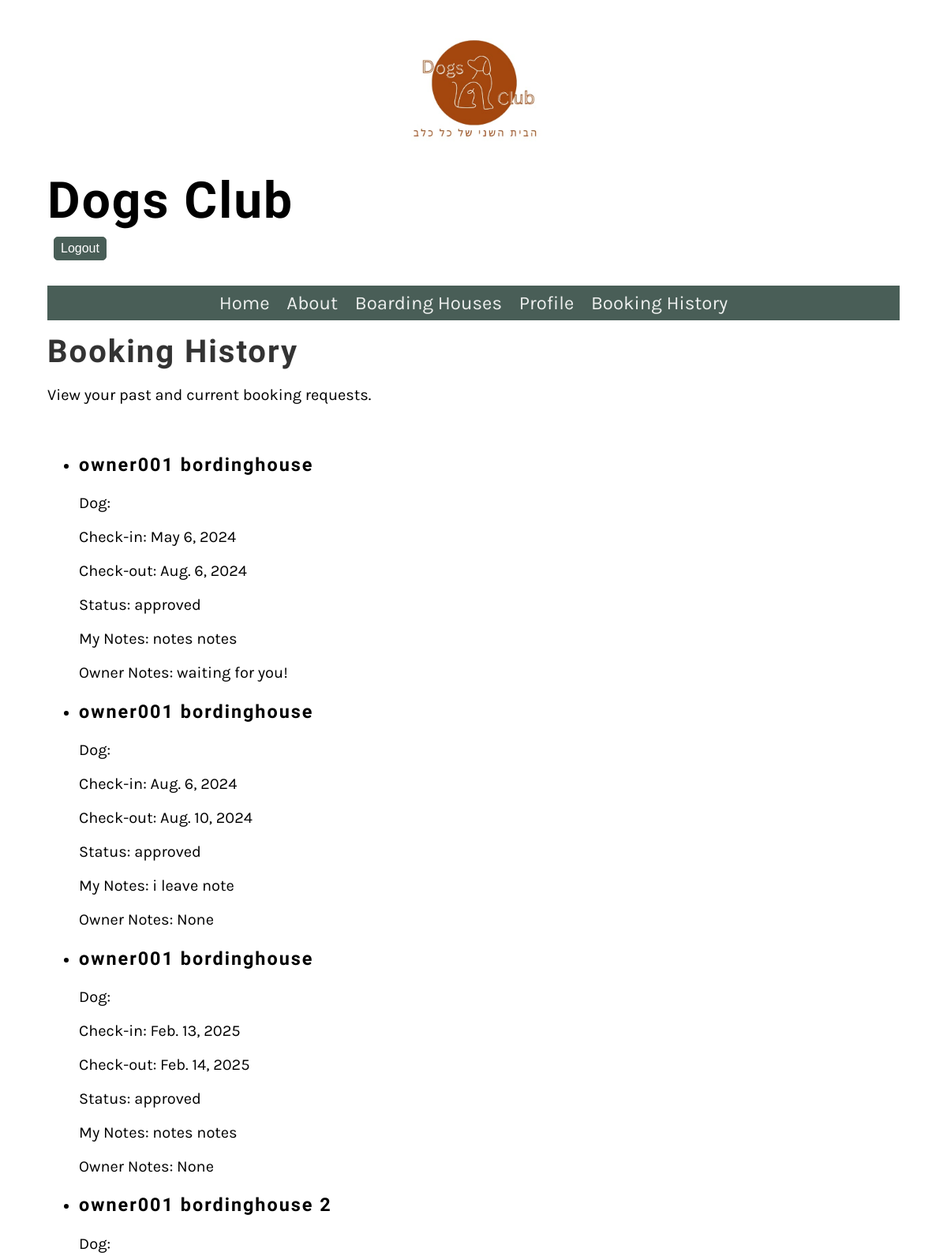
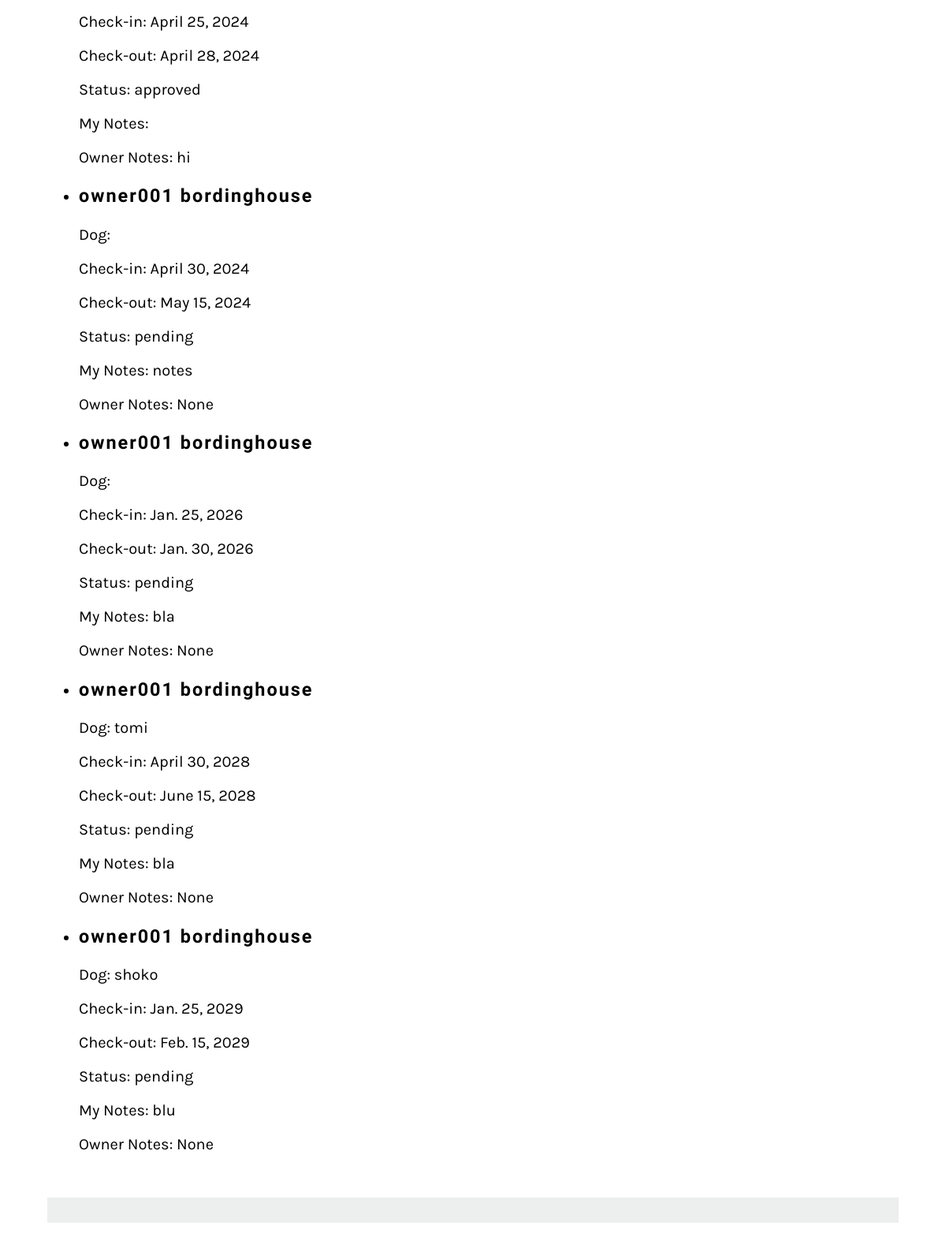
/Website/booking/history/ (signed in), run on the app's committed database (2 pictures, top to bottom).
### Website/models.py (models this page shows, shortened)
class Booking(models.Model):
    STATUS_CHOICES = [
        ('pending', 'Pending'),
        ('approved', 'Approved'),
        ('declined', 'Declined'),
    ]
    user = models.ForeignKey(User, on_delete=models.CASCADE)
    boarding_house = models.ForeignKey(BoardingHouse,  on_delete=models.SET_NULL, null=True)
    check_in_date = models.DateField()
    check_out_date = models.DateField()
    status = models.CharField(max_length=10, choices=STATUS_CHOICES, default='pending')
    owner_notes = models.TextField(blank=True, null=True)
    client_notes = models.TextField(blank=True, null=True)
    dog = models.ForeignKey(Dog, on_delete=models.SET_NULL, null=True)

class BoardingHouse(models.Model):
    user = models.ForeignKey(User, on_delete=models.CASCADE)
    name = models.CharField(max_length=255)
    description = models.TextField()
    location = models.CharField(max_length=255)
    contact_details = models.CharField(max_length=255)
    available_spaces = models.PositiveIntegerField()

class Dog(models.Model):
    chip_id = models.CharField(primary_key=True, max_length=50, unique=True, verbose_name="CHIPID")
    name = models.CharField(max_length=20, verbose_name="Dog's name")
    owner = models.ForeignKey(User, on_delete=models.CASCADE, verbose_name="Owner")
    medicines = models.CharField(max_length=80, verbose_name="Dog's medicines")
    VACCINATION_CHOICES = [
        ('yes', 'Yes'),
        ('no', 'No')
    ]
    vaccination = models.CharField(max_length=3, choices=VACCINATION_CHOICES, verbose_name="Vaccination", help_text="User type selection (yes/no)")
    age = models.IntegerField(verbose_name="Dog's age")
    GENDER_CHOICES = [
        ('male', 'Male'),
        ('female', 'Female')
    ]
    gender = models.CharField(max_length=8, choices=GENDER_CHOICES, verbose_name="Gender", help_text="User type selection (male/female)")
    race = models.CharField(max_length=20, verbose_name="Dog's race")
    weight = models.FloatField(verbose_name="Dog's weight")
    social_level = models.CharField(max_length=100, verbose_name="Dog's social level")
    walking_requirements = models.CharField(max_length=100, verbose_name="Dog's walking requirements")

### Website/views.py (the view)
# urls.py: path('booking/history/', BookingHistoryView.as_view(), name='booking_history'),
class BookingHistoryView(PermissionRequiredMixin, View):
    permission_required = ('Website.view_booking')
    def get(self, request, *args, **kwargs):
        bookings = Booking.objects.filter(user=request.user)
        reviwed_boardinghouses= [boardinghouse for boardinghouse in BoardingHouse.objects.all() if Review.objects.filter(user=request.user, boarding_house=boardinghouse).exists()]
        return render(request, 'booking_history.html', {'bookings': bookings, 'reviewed_boardinghouses': reviwed_boardinghouses})

### Website/templatetags/custom_filters.py (called while the page is built)
@register.filter
def has_group(user, group_name):
    return user.groups.filter(name=group_name).exists()

### Website/templates/booking_history.html (shortened to what this page needs)
{% extends 'base.html' %}
{% block content %}
        <h2>Booking History</h2>
        <p>View your past and current booking requests.</p>
    <section>
        {% if bookings %}
            <ul>
                {% for booking in bookings %}
                    <li>
                        <h3>{{ booking.boarding_house.name }}</h3>
                        <p>Dog: {{ booking.dog.name }}</p>
                        <p>Check-in: {{ booking.check_in_date }}</p>
                        <p>Check-out: {{ booking.check_out_date }}</p>
                        <p>Status: {{ booking.status }}</p>
                        <p> My Notes: {{ booking.client_notes }}</p>
                        <p>Owner Notes: {{ booking.owner_notes }}</p>
                    </li>
                {% endfor %}
            </ul>
        {% else %}
            <p>No booking history found.</p>
        {% endif %}
    </section>
{% endblock %}

### Website/static/css/style.css (style rules this page uses)
body { font-family: 'Karla', sans-serif; margin-top: 3rem; margin-bottom: 3rem; margin-left: 5%; margin-right: 5%; }
h1, h2, h3, h4, h5, h6 { font-family: 'Markazi Text', serif; letter-spacing: 2px;; }
h2 { font-size: 2.5rem; color: #333333; margin:1rem 0; }
p, ul { font-size: 1.25rem;; }
section { display: flex; gap: 2rem 1rem; margin-top: 1rem; margin-bottom: 1rem; flex-direction: row; }

### data on the page
Booking: boarding_house.name "owner001 bordinghouse", check_in_date "May 6, 2024", check_out_date "Aug. 6, 2024", status "approved", client_notes "notes notes", owner_notes "waiting for you!"
Booking: boarding_house.name "owner001 bordinghouse", check_in_date "Aug. 6, 2024", check_out_date "Aug. 10, 2024", status "approved", client_notes "i leave note", owner_notes "None"
Booking: boarding_house.name "owner001 bordinghouse", check_in_date "Feb. 13, 2025", check_out_date "Feb. 14, 2025", status "approved", client_notes "notes notes", owner_notes "None"
Booking: boarding_house.name "owner001 bordinghouse 2", check_in_date "April 25, 2024", check_out_date "April 28, 2024", status "approved", owner_notes "hi"
Booking: boarding_house.name "owner001 bordinghouse", check_in_date "April 30, 2024", check_out_date "May 15, 2024", status "pending", client_notes "notes", owner_notes "None"
Booking: boarding_house.name "owner001 bordinghouse", check_in_date "Jan. 25, 2026", check_out_date "Jan. 30, 2026", status "pending", client_notes "bla", owner_notes "None"
Booking: boarding_house.name "owner001 bordinghouse", dog.name "tomi", check_in_date "April 30, 2028", check_out_date "June 15, 2028", status "pending", client_notes "bla", owner_notes "None"
Booking: boarding_house.name "owner001 bordinghouse", dog.name "shoko", check_in_date "Jan. 25, 2029", check_out_date "Feb. 15, 2029", status "pending", client_notes "blu", owner_notes "None"
